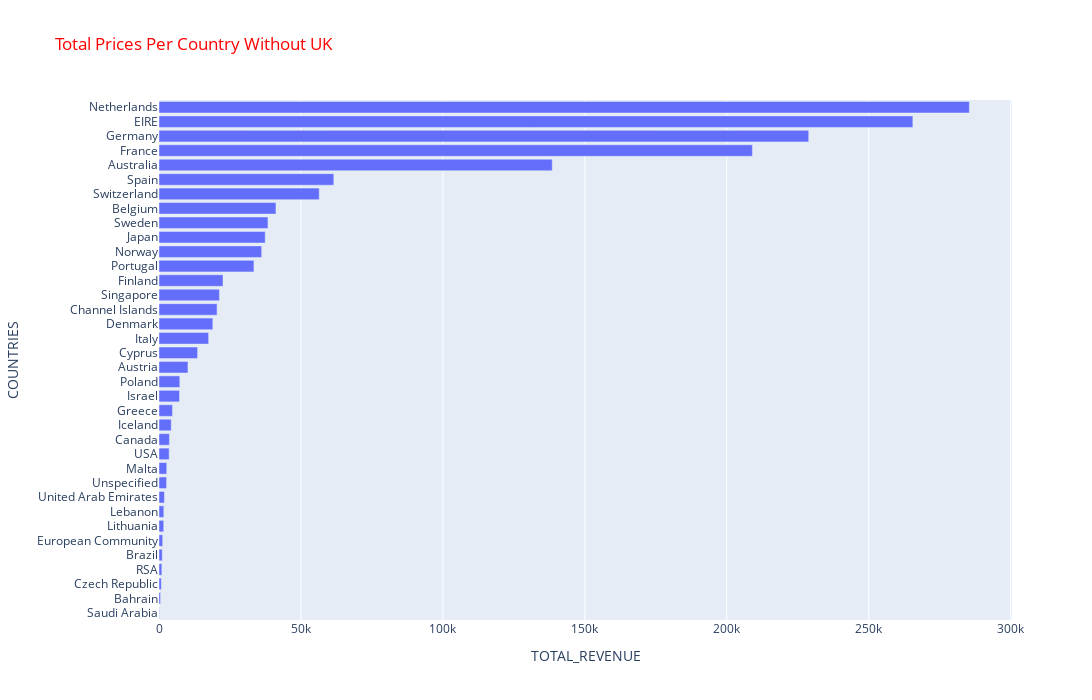

Notebook source saved alongside this figure:
### Code cell
# PLOTLY BAR PLOT
import plotly.express as px
plt.figure(figsize=(16, 9))
fig = px.bar(df_TotalRevenue.iloc[1:], x="TotalRevenue",
             y=df_TotalRevenue.iloc[1:].index, title="Total Prices Per Country Without UK")
fig.update_yaxes(categoryorder='total ascending')
fig.update_layout(xaxis_title="TOTAL_REVENUE", yaxis_title="COUNTRIES",
                  autosize=False, width=1400, height=700, title_font_color="red",)
fig.show()

### Figure 1 — Plotly figure (JSON) as saved in the notebook; plotly's stock layout.template omitted (floating-point values rounded to 4 significant figures)
{"data": [{"alignmentgroup": "True", "hovertemplate": "TotalRevenue=%{x}<br>y=%{y}<extra></extra>", "legendgroup": "", "marker": {"color": "#636efa", "pattern": {"shape": ""}}, "name": "", "offsetgroup": "", "orientation": "h", "showlegend": false, "textposition": "auto", "type": "bar", "x": [285400.0, 265500.0, 228900.0, 209000.0, 138500.0, 61580.0, 56440.0, 41200.0, 38380.0, 37420.0, 36170.0, 33440.0, 22550.0, 21280.0, 20450.0, 18960.0, 17480.0, 13590.0, 10200.0, 7335.0, 7222.0, 4761.0, 4310, 3666.0, 3580.0, 2726.0, 2667.0, 1902.0, 1694.0, 1661.0, 1300.0, 1144.0, 1002.0, 826.7, 548.4, 145.9], "xaxis": "x", "y": ["Netherlands", "EIRE", "Germany", "France", "Australia", "Spain", "Switzerland", "Belgium", "Sweden", "Japan", "Norway", "Portugal", "Finland", "Singapore", "Channel Islands", "Denmark", "Italy", "Cyprus", "Austria", "Poland", "Israel", "Greece", "Iceland", "Canada", "USA", "Malta", "Unspecified", "United Arab Emirates", "Lebanon", "Lithuania", "European Community", "Brazil", "RSA", "Czech Republic", "Bahrain", "Saudi Arabia"], "yaxis": "y"}], "layout": {"autosize": false, "barmode": "relative", "height": 700, "legend": {"tracegroupgap": 0}, "title": {"font": {"color": "red"}, "text": "Total Prices Per Country Without UK"}, "width": 1400, "xaxis": {"anchor": "y", "domain": [0, 1], "title": {"text": "TOTAL_REVENUE"}}, "yaxis": {"anchor": "x", "categoryorder": "total ascending", "domain": [0, 1], "title": {"text": "COUNTRIES"}}}}
